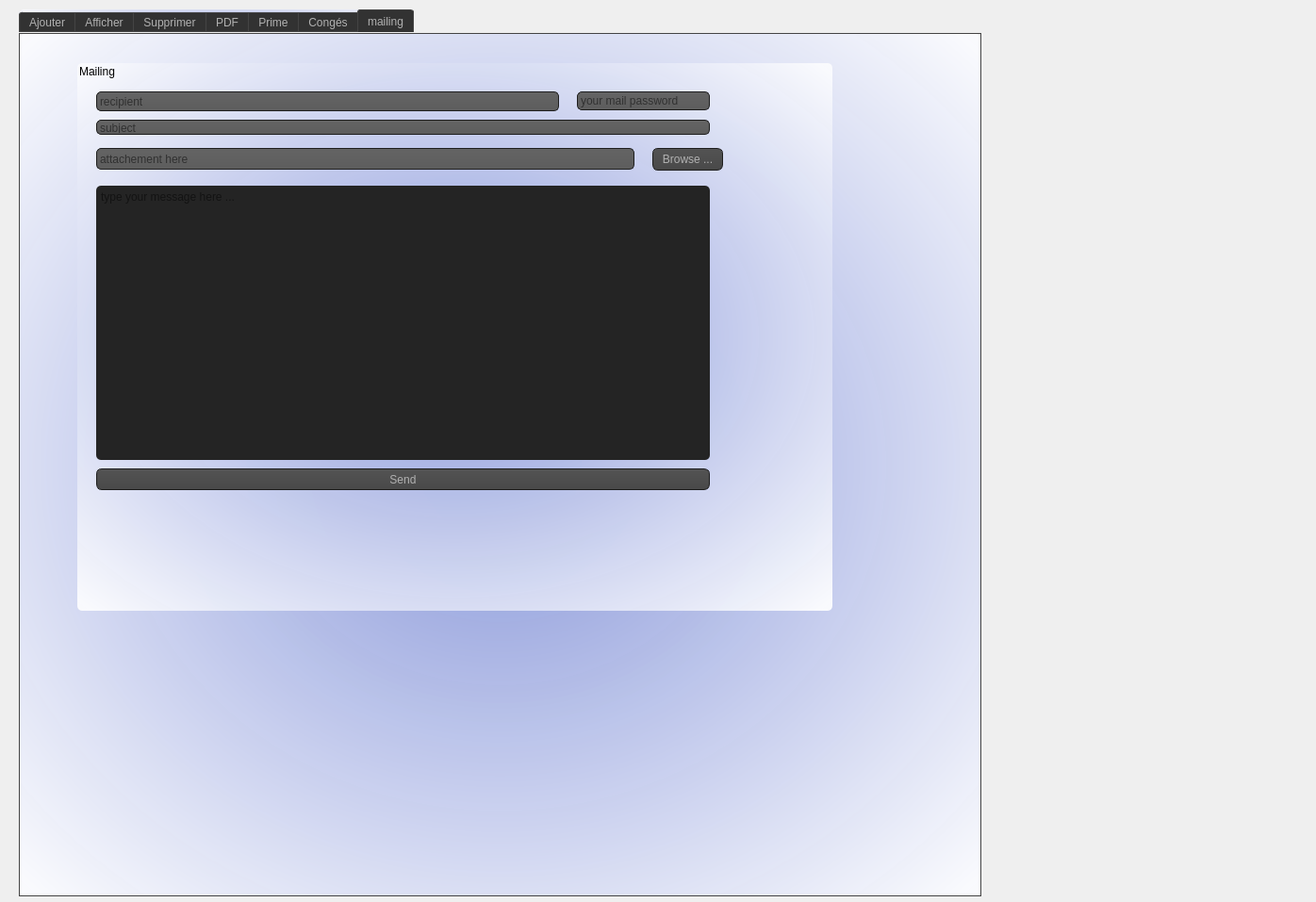
<?xml version="1.0" encoding="UTF-8"?>
<ui version="4.0">
 <class>zeineb</class>
 <widget class="QDialog" name="zeineb">
  <property name="geometry">
   <rect>
    <x>0</x>
    <y>0</y>
    <width>1396</width>
    <height>957</height>
   </rect>
  </property>
  <property name="windowTitle">
   <string>Dialog</string>
  </property>
  <widget class="QTabWidget" name="PDF">
   <property name="geometry">
    <rect>
     <x>20</x>
     <y>10</y>
     <width>1021</width>
     <height>941</height>
    </rect>
   </property>
   <property name="contextMenuPolicy">
    <enum>Qt::PreventContextMenu</enum>
   </property>
   <property name="toolTip">
    <string>&lt;html&gt;&lt;head/&gt;&lt;body&gt;&lt;p&gt;&lt;br/&gt;&lt;/p&gt;&lt;/body&gt;&lt;/html&gt;</string>
   </property>
   <property name="accessibleDescription">
    <string/>
   </property>
   <property name="styleSheet">
    <string notr="true">QToolTip
{
     border: 1px solid black;
     background-color: #ffa02f;
     padding: 1px;
     border-radius: 3px;
     opacity: 100;
}
QFrame
{
	background-color: rgb(98, 98, 98);
}

QWidget
{
/* widget-&gt;setStyleSheet(&quot;background-color: transparent;&quot;);
widget-&gt;setWindowFlags(Qt::FramelessWindowHint);   //No windowing
widget-&gt;setAttribute(Qt::WA_TranslucentBackground); // No background*/
	color: rgb(0, 0, 0);
 /*  color: #b1b1b1;*/
 
	background-color: qradialgradient(spread:pad, cx:0.5, cy:0.5, radius:0.732, fx:0.5, fy:0.5, stop:0 rgba(134, 149, 217, 245), stop:1 rgba(255, 255, 255, 255));
	/*background-color: qradialgradient(spread:pad, cx:0.5, cy:0.5, radius:0.752, fx:0.513, fy:0.511364, stop:0 rgba(93, 63, 211, 255), stop:1 rgba(255, 255, 255, 255));*/

  padding: 1px;
   /* border-style: solid;
  /*  border: 1px solid #1e1e1e;*/
    border-radius: 5;
  /* background-color: #674ea7;*/
/*#323232; loun el page mtaa e l ajout w mtaa el supprimer w el adition w el affichage */
}

QWidget:item:hover
{
    background-color: QLinearGradient( x1: 0, y1: 0, x2: 0, y2: 1, stop: 0 #ffa02f, stop: 1 #ca0619);
    color: #000000;
}

QWidget:item:selected
{
    background-color: QLinearGradient( x1: 0, y1: 0, x2: 0, y2: 1, stop: 0 #ffa02f, stop: 1 #d7801a);
}

QMenuBar::item
{
    background: transparent;
}

QMenuBar::item:selected
{
    background: transparent;
    border: 1px solid #ffaa00;
}

QMenuBar::item:pressed
{
    background: #444;
    border: 1px solid #000;
    background-color: QLinearGradient(
        x1:0, y1:0,
        x2:0, y2:1,
        stop:1 #212121,
        stop:0.4 #343434/*,
        stop:0.2 #343434,
        stop:0.1 #ffaa00*/
    );
    margin-bottom:-1px;
    padding-bottom:1px;
}

QMenu
{
    border: 1px solid #000;
}

QMenu::item
{
    padding: 2px 20px 2px 20px;
}

QMenu::item:selected
{
    color: #000000;
}

QWidget:disabled
{
    color: #404040;
    background-color: #323232;
}

QAbstractItemView
{
    background-color: QLinearGradient( x1: 0, y1: 0, x2: 0, y2: 1, stop: 0 #4d4d4d, stop: 0.1 #646464, stop: 1 #5d5d5d);
}

QWidget:focus
{
    /*border: 2px solid QLinearGradient( x1: 0, y1: 0, x2: 0, y2: 1, stop: 0 #ffa02f, stop: 1 #d7801a);*/
}

QLineEdit
{
    background-color: QLinearGradient( x1: 0, y1: 0, x2: 0, y2: 1, stop: 0 #4d4d4d, stop: 0 #646464, stop: 1 #5d5d5d);
    padding: 1px;
    border-style: solid;
    border: 1px solid #1e1e1e;
    border-radius: 5;
}

QPushButton
{
    color: #b1b1b1;
    background-color: QLinearGradient( x1: 0, y1: 0, x2: 0, y2: 1, stop: 0 #565656, stop: 0.1 #525252, stop: 0.5 #4e4e4e, stop: 0.9 #4a4a4a, stop: 1 #464646);
    border-width: 1px;
    border-color: #1e1e1e;
    border-style: solid;
    border-radius: 6;
    padding: 3px;
    font-size: 12px;
    padding-left: 5px;
    padding-right: 5px;
}

QPushButton:pressed
{
    background-color: QLinearGradient( x1: 0, y1: 0, x2: 0, y2: 1, stop: 0 #2d2d2d, stop: 0.1 #2b2b2b, stop: 0.5 #292929, stop: 0.9 #282828, stop: 1 #252525);
}

QComboBox
{
    selection-background-color: #ffaa00;
    background-color: QLinearGradient( x1: 0, y1: 0, x2: 0, y2: 1, stop: 0 #565656, stop: 0.1 #525252, stop: 0.5 #4e4e4e, stop: 0.9 #4a4a4a, stop: 1 #464646);
    border-style: solid;
    border: 1px solid #1e1e1e;
    border-radius: 5;
}

QComboBox:hover,QPushButton:hover
{
    border: 2px solid QLinearGradient( x1: 0, y1: 0, x2: 0, y2: 1, stop: 0 #ffa02f, stop: 1 #d7801a);
}


QComboBox:on
{
    padding-top: 3px;
    padding-left: 4px;
    background-color: QLinearGradient( x1: 0, y1: 0, x2: 0, y2: 1, stop: 0 #2d2d2d, stop: 0.1 #2b2b2b, stop: 0.5 #292929, stop: 0.9 #282828, stop: 1 #252525);
    selection-background-color: #ffaa00;
}

QComboBox QAbstractItemView
{
    border: 2px solid darkgray;
    selection-background-color: QLinearGradient( x1: 0, y1: 0, x2: 0, y2: 1, stop: 0 #ffa02f, stop: 1 #d7801a);
}

QComboBox::drop-down
{
     subcontrol-origin: padding;
     subcontrol-position: top right;
     width: 15px;

     border-left-width: 0px;
     border-left-color: darkgray;
     border-left-style: solid; /* just a single line */
     border-top-right-radius: 3px; /* same radius as the QComboBox */
     border-bottom-right-radius: 3px;
 }

QComboBox::down-arrow
{
     image: url(:/down_arrow.png);
}

QGroupBox:focus
{
border: 2px solid QLinearGradient( x1: 0, y1: 0, x2: 0, y2: 1, stop: 0 #ffa02f, stop: 1 #d7801a);
}

QTextEdit:focus
{
    border: 2px solid QLinearGradient( x1: 0, y1: 0, x2: 0, y2: 1, stop: 0 #ffa02f, stop: 1 #d7801a);
}

QScrollBar:horizontal {
     border: 1px solid #222222;
     background: QLinearGradient( x1: 0, y1: 0, x2: 0, y2: 1, stop: 0.0 #121212, stop: 0.2 #282828, stop: 1 #484848);
     height: 7px;
     margin: 0px 16px 0 16px;
}

QScrollBar::handle:horizontal
{
      background: QLinearGradient( x1: 0, y1: 0, x2: 1, y2: 0, stop: 0 #ffa02f, stop: 0.5 #d7801a, stop: 1 #ffa02f);
      min-height: 20px;
      border-radius: 2px;
}

QScrollBar::add-line:horizontal {
      border: 1px solid #1b1b19;
      border-radius: 2px;
      background: QLinearGradient( x1: 0, y1: 0, x2: 1, y2: 0, stop: 0 #ffa02f, stop: 1 #d7801a);
      width: 14px;
      subcontrol-position: right;
      subcontrol-origin: margin;
}

QScrollBar::sub-line:horizontal {
      border: 1px solid #1b1b19;
      border-radius: 2px;
      background: QLinearGradient( x1: 0, y1: 0, x2: 1, y2: 0, stop: 0 #ffa02f, stop: 1 #d7801a);
      width: 14px;
     subcontrol-position: left;
     subcontrol-origin: margin;
}

QScrollBar::right-arrow:horizontal, QScrollBar::left-arrow:horizontal
{
      border: 1px solid black;
      width: 1px;
      height: 1px;
      background: white;
}

QScrollBar::add-page:horizontal, QScrollBar::sub-page:horizontal
{
      background: none;
}

QScrollBar:vertical
{
      background: QLinearGradient( x1: 0, y1: 0, x2: 1, y2: 0, stop: 0.0 #121212, stop: 0.2 #282828, stop: 1 #484848);
      width: 7px;
      margin: 16px 0 16px 0;
      border: 1px solid #222222;
}

QScrollBar::handle:vertical
{
      background: QLinearGradient( x1: 0, y1: 0, x2: 0, y2: 1, stop: 0 #ffa02f, stop: 0.5 #d7801a, stop: 1 #ffa02f);
      min-height: 20px;
      border-radius: 2px;
}

QScrollBar::add-line:vertical
{
      border: 1px solid #1b1b19;
      border-radius: 2px;
      background: QLinearGradient( x1: 0, y1: 0, x2: 0, y2: 1, stop: 0 #ffa02f, stop: 1 #d7801a);
      height: 14px;
      subcontrol-position: bottom;
      subcontrol-origin: margin;
}

QScrollBar::sub-line:vertical
{
      border: 1px solid #1b1b19;
      border-radius: 2px;
      background: QLinearGradient( x1: 0, y1: 0, x2: 0, y2: 1, stop: 0 #d7801a, stop: 1 #ffa02f);
      height: 14px;
      subcontrol-position: top;
      subcontrol-origin: margin;
}

QScrollBar::up-arrow:vertical, QScrollBar::down-arrow:vertical
{
      border: 1px solid black;
      width: 1px;
      height: 1px;
      background: white;
}


QScrollBar::add-page:vertical, QScrollBar::sub-page:vertical
{
      background: none;
}

QTextEdit
{
    background-color: #242424;
}

QPlainTextEdit
{
    background-color: #242424;
}

QHeaderView::section
{
    background-color: QLinearGradient(x1:0, y1:0, x2:0, y2:1, stop:0 #616161, stop: 0.5 #505050, stop: 0.6 #434343, stop:1 #656565);
    color: white;
    padding-left: 4px;
    border: 1px solid #6c6c6c;
}

QCheckBox:disabled
{
color: #414141;
}

QDockWidget::title
{
    text-align: center;
    spacing: 3px; /* spacing between items in the tool bar */
    background-color: QLinearGradient(x1:0, y1:0, x2:0, y2:1, stop:0 #323232, stop: 0.5 #242424, stop:1 #323232);
}

QDockWidget::close-button, QDockWidget::float-button
{
    text-align: center;
    spacing: 1px; /* spacing between items in the tool bar */
    background-color: QLinearGradient(x1:0, y1:0, x2:0, y2:1, stop:0 #323232, stop: 0.5 #242424, stop:1 #323232);
}

QDockWidget::close-button:hover, QDockWidget::float-button:hover
{
    background: #242424;
}

QDockWidget::close-button:pressed, QDockWidget::float-button:pressed
{
    padding: 1px -1px -1px 1px;
}

QMainWindow::separator
{
    background-color: QLinearGradient(x1:0, y1:0, x2:0, y2:1, stop:0 #161616, stop: 0.5 #151515, stop: 0.6 #212121, stop:1 #343434);
    color: white;
    padding-left: 4px;
    border: 1px solid #4c4c4c;
    spacing: 3px; /* spacing between items in the tool bar */
}

QMainWindow::separator:hover
{

    background-color: QLinearGradient(x1:0, y1:0, x2:0, y2:1, stop:0 #d7801a, stop:0.5 #b56c17 stop:1 #ffa02f);
    color: white;
    padding-left: 4px;
    border: 1px solid #6c6c6c;
    spacing: 3px; /* spacing between items in the tool bar */
}

QToolBar::handle
{
     spacing: 3px; /* spacing between items in the tool bar */
     background: url(:/images/handle.png);
}

QMenu::separator
{
    height: 2px;
    background-color: QLinearGradient(x1:0, y1:0, x2:0, y2:1, stop:0 #161616, stop: 0.5 #151515, stop: 0.6 #212121, stop:1 #343434);
    color: white;
    padding-left: 4px;
    margin-left: 10px;
    margin-right: 5px;
}

QProgressBar
{
    border: 2px solid grey;
    border-radius: 5px;
    text-align: center;
}

QProgressBar::chunk
{
    background-color: #d7801a;
    width: 2.15px;
    margin: 0.5px;
}

QTabBar::tab {
    color: #b1b1b1;
    border: 1px solid #444;
    border-bottom-style: none;
    background-color: #323232;
    padding-left: 10px;
    padding-right: 10px;
    padding-top: 3px;
    padding-bottom: 2px;
    margin-right: -1px;
}

QTabWidget::pane {
    border: 1px solid #444;
    top: 1px;
}

QTabBar::tab:last
{
    margin-right: 0; /* the last selected tab has nothing to overlap with on the right */
    border-top-right-radius: 3px;
}

QTabBar::tab:first:!selected
{
 margin-left: 0px; /* the last selected tab has nothing to overlap with on the right */


    border-top-left-radius: 3px;
}

QTabBar::tab:!selected
{
    color: #b1b1b1;
    border-bottom-style: solid;
    margin-top: 3px;
    background-color: QLinearGradient(x1:0, y1:0, x2:0, y2:1, stop:1 #212121, stop:.4 #343434);
}

QTabBar::tab:selected
{
    border-top-left-radius: 3px;
    border-top-right-radius: 3px;
    margin-bottom: 0px;
}

QTabBar::tab:!selected:hover
{
    /*border-top: 2px solid #ffaa00;
    padding-bottom: 3px;*/
    border-top-left-radius: 3px;
    border-top-right-radius: 3px;
    background-color: QLinearGradient(x1:0, y1:0, x2:0, y2:1, stop:1 #212121, stop:0.4 #343434, stop:0.2 #343434, stop:0.1 #ffaa00);
}

QRadioButton::indicator:checked, QRadioButton::indicator:unchecked{
    color: #b1b1b1;
    background-color: #323232;
    border: 1px solid #b1b1b1;
    border-radius: 6px;
}

QRadioButton::indicator:checked
{
    background-color: qradialgradient(
        cx: 0.5, cy: 0.5,
        fx: 0.5, fy: 0.5,
        radius: 1.0,
        stop: 0.25 #ffaa00,
        stop: 0.3 #323232
    );
}

QCheckBox::indicator{
    color: #b1b1b1;
    background-color: #323232;
    border: 1px solid #b1b1b1;
    width: 9px;
    height: 9px;
}

QRadioButton::indicator
{
    border-radius: 6px;
}

QRadioButton::indicator:hover, QCheckBox::indicator:hover
{
    border: 1px solid #ffaa00;
}

QCheckBox::indicator:checked
{
    image:url(:/images/checkbox.png);
}

QCheckBox::indicator:disabled, QRadioButton::indicator:disabled
{
    border: 1px solid #444;
}

</string>
   </property>
   <property name="currentIndex">
    <number>6</number>
   </property>
   <widget class="QWidget" name="Ajouter">
    <property name="accessibleName">
     <string/>
    </property>
    <attribute name="title">
     <string>Ajouter</string>
    </attribute>
    <widget class="QGroupBox" name="groupBox_Ajouter">
     <property name="geometry">
      <rect>
       <x>100</x>
       <y>50</y>
       <width>691</width>
       <height>571</height>
      </rect>
     </property>
     <property name="title">
      <string>Ajouter un employé</string>
     </property>
     <widget class="QLabel" name="label_CIN">
      <property name="enabled">
       <bool>true</bool>
      </property>
      <property name="geometry">
       <rect>
        <x>50</x>
        <y>40</y>
        <width>171</width>
        <height>21</height>
       </rect>
      </property>
      <property name="text">
       <string>CIN                                 :</string>
      </property>
     </widget>
     <widget class="QLabel" name="label_nom">
      <property name="geometry">
       <rect>
        <x>50</x>
        <y>80</y>
        <width>171</width>
        <height>21</height>
       </rect>
      </property>
      <property name="text">
       <string>Nom                                :</string>
      </property>
     </widget>
     <widget class="QLabel" name="label_prenom">
      <property name="geometry">
       <rect>
        <x>50</x>
        <y>120</y>
        <width>171</width>
        <height>21</height>
       </rect>
      </property>
      <property name="text">
       <string>Prenom                            :</string>
      </property>
     </widget>
     <widget class="QLineEdit" name="CIN">
      <property name="geometry">
       <rect>
        <x>300</x>
        <y>40</y>
        <width>271</width>
        <height>21</height>
       </rect>
      </property>
     </widget>
     <widget class="QLineEdit" name="nom">
      <property name="geometry">
       <rect>
        <x>300</x>
        <y>80</y>
        <width>271</width>
        <height>21</height>
       </rect>
      </property>
     </widget>
     <widget class="QLineEdit" name="prenom">
      <property name="geometry">
       <rect>
        <x>300</x>
        <y>120</y>
        <width>271</width>
        <height>21</height>
       </rect>
      </property>
     </widget>
     <widget class="QLineEdit" name="addresse">
      <property name="geometry">
       <rect>
        <x>300</x>
        <y>200</y>
        <width>271</width>
        <height>21</height>
       </rect>
      </property>
     </widget>
     <widget class="QLineEdit" name="datedemboche">
      <property name="geometry">
       <rect>
        <x>300</x>
        <y>320</y>
        <width>271</width>
        <height>21</height>
       </rect>
      </property>
     </widget>
     <widget class="QLineEdit" name="datedenaissance">
      <property name="geometry">
       <rect>
        <x>300</x>
        <y>160</y>
        <width>271</width>
        <height>21</height>
       </rect>
      </property>
     </widget>
     <widget class="QLineEdit" name="note">
      <property name="geometry">
       <rect>
        <x>300</x>
        <y>400</y>
        <width>271</width>
        <height>21</height>
       </rect>
      </property>
     </widget>
     <widget class="QLineEdit" name="joursdeconges">
      <property name="geometry">
       <rect>
        <x>300</x>
        <y>440</y>
        <width>271</width>
        <height>21</height>
       </rect>
      </property>
     </widget>
     <widget class="QLineEdit" name="role">
      <property name="geometry">
       <rect>
        <x>300</x>
        <y>280</y>
        <width>271</width>
        <height>21</height>
       </rect>
      </property>
     </widget>
     <widget class="QLineEdit" name="telephone">
      <property name="geometry">
       <rect>
        <x>300</x>
        <y>240</y>
        <width>271</width>
        <height>21</height>
       </rect>
      </property>
     </widget>
     <widget class="QLineEdit" name="salaire">
      <property name="geometry">
       <rect>
        <x>300</x>
        <y>360</y>
        <width>271</width>
        <height>21</height>
       </rect>
      </property>
     </widget>
     <widget class="QLabel" name="label_datedenaissance">
      <property name="geometry">
       <rect>
        <x>50</x>
        <y>160</y>
        <width>171</width>
        <height>21</height>
       </rect>
      </property>
      <property name="text">
       <string>Date de naissance             :</string>
      </property>
     </widget>
     <widget class="QLabel" name="label_addresse">
      <property name="geometry">
       <rect>
        <x>50</x>
        <y>200</y>
        <width>171</width>
        <height>21</height>
       </rect>
      </property>
      <property name="text">
       <string>Addresse                          :</string>
      </property>
     </widget>
     <widget class="QLabel" name="label_telephone">
      <property name="geometry">
       <rect>
        <x>50</x>
        <y>240</y>
        <width>171</width>
        <height>21</height>
       </rect>
      </property>
      <property name="text">
       <string>Telephone                        :</string>
      </property>
     </widget>
     <widget class="QLabel" name="label_note">
      <property name="geometry">
       <rect>
        <x>50</x>
        <y>400</y>
        <width>171</width>
        <height>21</height>
       </rect>
      </property>
      <property name="text">
       <string>Note                               :</string>
      </property>
     </widget>
     <widget class="QLabel" name="label_datedemboche">
      <property name="geometry">
       <rect>
        <x>50</x>
        <y>320</y>
        <width>171</width>
        <height>21</height>
       </rect>
      </property>
      <property name="text">
       <string>Date d'emboche               :</string>
      </property>
     </widget>
     <widget class="QLabel" name="label_joursdeconges">
      <property name="geometry">
       <rect>
        <x>50</x>
        <y>440</y>
        <width>171</width>
        <height>21</height>
       </rect>
      </property>
      <property name="text">
       <string>Jours de Congés Permis     :</string>
      </property>
     </widget>
     <widget class="QLabel" name="label_salaire">
      <property name="geometry">
       <rect>
        <x>50</x>
        <y>360</y>
        <width>171</width>
        <height>21</height>
       </rect>
      </property>
      <property name="text">
       <string>Salaire                            :</string>
      </property>
     </widget>
     <widget class="QLabel" name="label_role">
      <property name="geometry">
       <rect>
        <x>50</x>
        <y>280</y>
        <width>171</width>
        <height>21</height>
       </rect>
      </property>
      <property name="text">
       <string>Role                                :                                </string>
      </property>
     </widget>
     <widget class="QPushButton" name="pushButton_ajouter">
      <property name="geometry">
       <rect>
        <x>500</x>
        <y>490</y>
        <width>111</width>
        <height>31</height>
       </rect>
      </property>
      <property name="text">
       <string>Ajouter</string>
      </property>
     </widget>
    </widget>
   </widget>
   <widget class="QWidget" name="Afficher">
    <attribute name="title">
     <string>Afficher</string>
    </attribute>
    <widget class="QGroupBox" name="groupBox_5">
     <property name="geometry">
      <rect>
       <x>0</x>
       <y>10</y>
       <width>981</width>
       <height>851</height>
      </rect>
     </property>
     <property name="title">
      <string>Afficher</string>
     </property>
     <widget class="QTableView" name="tab_employe">
      <property name="geometry">
       <rect>
        <x>10</x>
        <y>110</y>
        <width>961</width>
        <height>261</height>
       </rect>
      </property>
     </widget>
     <widget class="QLineEdit" name="lineEditCIN_8">
      <property name="geometry">
       <rect>
        <x>320</x>
        <y>20</y>
        <width>281</width>
        <height>21</height>
       </rect>
      </property>
     </widget>
     <widget class="QLabel" name="label_CIN_8">
      <property name="geometry">
       <rect>
        <x>70</x>
        <y>20</y>
        <width>241</width>
        <height>21</height>
       </rect>
      </property>
      <property name="text">
       <string>CIN de l'employé à cherché             :</string>
      </property>
     </widget>
     <widget class="QPushButton" name="pushButton_chercher_4">
      <property name="geometry">
       <rect>
        <x>670</x>
        <y>10</y>
        <width>111</width>
        <height>31</height>
       </rect>
      </property>
      <property name="text">
       <string>chercher</string>
      </property>
     </widget>
     <widget class="QPushButton" name="trier">
      <property name="geometry">
       <rect>
        <x>670</x>
        <y>50</y>
        <width>111</width>
        <height>31</height>
       </rect>
      </property>
      <property name="text">
       <string>Trier</string>
      </property>
     </widget>
     <widget class="QGroupBox" name="groupBox_modifier">
      <property name="geometry">
       <rect>
        <x>50</x>
        <y>410</y>
        <width>801</width>
        <height>381</height>
       </rect>
      </property>
      <property name="title">
       <string>Modifier un employé</string>
      </property>
      <widget class="QLabel" name="label_CIN_2">
       <property name="enabled">
        <bool>true</bool>
       </property>
       <property name="geometry">
        <rect>
         <x>80</x>
         <y>40</y>
         <width>301</width>
         <height>21</height>
        </rect>
       </property>
       <property name="text">
        <string>CIN de l'employe à modifier                                :</string>
       </property>
      </widget>
      <widget class="QLabel" name="label_nom_2">
       <property name="geometry">
        <rect>
         <x>50</x>
         <y>90</y>
         <width>171</width>
         <height>21</height>
        </rect>
       </property>
       <property name="text">
        <string>Nom                            :</string>
       </property>
      </widget>
      <widget class="QLabel" name="label_prenom_2">
       <property name="geometry">
        <rect>
         <x>420</x>
         <y>90</y>
         <width>171</width>
         <height>21</height>
        </rect>
       </property>
       <property name="text">
        <string>Prenom                        :</string>
       </property>
      </widget>
      <widget class="QLineEdit" name="CIN_2">
       <property name="geometry">
        <rect>
         <x>390</x>
         <y>40</y>
         <width>251</width>
         <height>21</height>
        </rect>
       </property>
      </widget>
      <widget class="QLineEdit" name="nom_2">
       <property name="geometry">
        <rect>
         <x>240</x>
         <y>90</y>
         <width>131</width>
         <height>21</height>
        </rect>
       </property>
      </widget>
      <widget class="QLineEdit" name="prenom_2">
       <property name="geometry">
        <rect>
         <x>610</x>
         <y>90</y>
         <width>131</width>
         <height>21</height>
        </rect>
       </property>
      </widget>
      <widget class="QLineEdit" name="addresse_2">
       <property name="geometry">
        <rect>
         <x>610</x>
         <y>130</y>
         <width>131</width>
         <height>21</height>
        </rect>
       </property>
      </widget>
      <widget class="QLineEdit" name="datedemboche_2">
       <property name="geometry">
        <rect>
         <x>240</x>
         <y>210</y>
         <width>131</width>
         <height>21</height>
        </rect>
       </property>
      </widget>
      <widget class="QLineEdit" name="datedenaissance_2">
       <property name="geometry">
        <rect>
         <x>240</x>
         <y>130</y>
         <width>131</width>
         <height>21</height>
        </rect>
       </property>
      </widget>
      <widget class="QLineEdit" name="note_2">
       <property name="geometry">
        <rect>
         <x>240</x>
         <y>250</y>
         <width>131</width>
         <height>21</height>
        </rect>
       </property>
      </widget>
      <widget class="QLineEdit" name="joursdeconges_2">
       <property name="geometry">
        <rect>
         <x>610</x>
         <y>250</y>
         <width>131</width>
         <height>21</height>
        </rect>
       </property>
      </widget>
      <widget class="QLineEdit" name="role_2">
       <property name="geometry">
        <rect>
         <x>240</x>
         <y>170</y>
         <width>131</width>
         <height>21</height>
        </rect>
       </property>
      </widget>
      <widget class="QLineEdit" name="telephone_2">
       <property name="geometry">
        <rect>
         <x>610</x>
         <y>170</y>
         <width>131</width>
         <height>21</height>
        </rect>
       </property>
      </widget>
      <widget class="QLabel" name="label_datedenaissance_2">
       <property name="geometry">
        <rect>
         <x>50</x>
         <y>130</y>
         <width>171</width>
         <height>21</height>
        </rect>
       </property>
       <property name="text">
        <string>Date de naissance         :</string>
       </property>
      </widget>
      <widget class="QLabel" name="label_addresse_2">
       <property name="geometry">
        <rect>
         <x>420</x>
         <y>130</y>
         <width>171</width>
         <height>21</height>
        </rect>
       </property>
       <property name="text">
        <string>Addresse                      :</string>
       </property>
      </widget>
      <widget class="QLabel" name="label_telephone_2">
       <property name="geometry">
        <rect>
         <x>50</x>
         <y>170</y>
         <width>171</width>
         <height>21</height>
        </rect>
       </property>
       <property name="text">
        <string>Telephone                    :</string>
       </property>
      </widget>
      <widget class="QLabel" name="label_note_2">
       <property name="geometry">
        <rect>
         <x>50</x>
         <y>250</y>
         <width>171</width>
         <height>21</height>
        </rect>
       </property>
       <property name="text">
        <string>Note                            :</string>
       </property>
      </widget>
      <widget class="QLabel" name="label_datedemboche_2">
       <property name="geometry">
        <rect>
         <x>50</x>
         <y>210</y>
         <width>171</width>
         <height>21</height>
        </rect>
       </property>
       <property name="text">
        <string>Date d'emboche            :</string>
       </property>
      </widget>
      <widget class="QLabel" name="label_joursdeconges_2">
       <property name="geometry">
        <rect>
         <x>420</x>
         <y>250</y>
         <width>171</width>
         <height>21</height>
        </rect>
       </property>
       <property name="text">
        <string>Jours de Congés Permis   :</string>
       </property>
      </widget>
      <widget class="QLabel" name="label_salaire_2">
       <property name="geometry">
        <rect>
         <x>420</x>
         <y>210</y>
         <width>171</width>
         <height>21</height>
        </rect>
       </property>
       <property name="text">
        <string>Salaire                          :</string>
       </property>
      </widget>
      <widget class="QLabel" name="label_role_2">
       <property name="geometry">
        <rect>
         <x>420</x>
         <y>170</y>
         <width>171</width>
         <height>21</height>
        </rect>
       </property>
       <property name="text">
        <string>Role                             :       </string>
       </property>
      </widget>
      <widget class="QPushButton" name="pushButton_modifier">
       <property name="geometry">
        <rect>
         <x>560</x>
         <y>330</y>
         <width>111</width>
         <height>31</height>
        </rect>
       </property>
       <property name="text">
        <string>Modifier</string>
       </property>
      </widget>
      <widget class="QLineEdit" name="salaire_2">
       <property name="geometry">
        <rect>
         <x>610</x>
         <y>210</y>
         <width>131</width>
         <height>21</height>
        </rect>
       </property>
      </widget>
     </widget>
    </widget>
   </widget>
   <widget class="QWidget" name="Supprimer">
    <attribute name="title">
     <string>Supprimer</string>
    </attribute>
    <widget class="QGroupBox" name="groupBox_supprimer">
     <property name="geometry">
      <rect>
       <x>100</x>
       <y>80</y>
       <width>721</width>
       <height>251</height>
      </rect>
     </property>
     <property name="title">
      <string>Supprimer un employé</string>
     </property>
     <widget class="QLabel" name="label_CIN_4">
      <property name="geometry">
       <rect>
        <x>40</x>
        <y>70</y>
        <width>281</width>
        <height>31</height>
       </rect>
      </property>
      <property name="text">
       <string>CIN de l'employé à supprimer                        :</string>
      </property>
     </widget>
     <widget class="QLineEdit" name="lineEdit_CIN_4">
      <property name="geometry">
       <rect>
        <x>390</x>
        <y>70</y>
        <width>281</width>
        <height>31</height>
       </rect>
      </property>
     </widget>
     <widget class="QPushButton" name="pushButton_supprimer">
      <property name="geometry">
       <rect>
        <x>390</x>
        <y>160</y>
        <width>111</width>
        <height>31</height>
       </rect>
      </property>
      <property name="text">
       <string>Supprimer</string>
      </property>
     </widget>
     <widget class="QPushButton" name="pushButton_annuler_3">
      <property name="geometry">
       <rect>
        <x>560</x>
        <y>160</y>
        <width>111</width>
        <height>31</height>
       </rect>
      </property>
      <property name="text">
       <string>Annuler</string>
      </property>
     </widget>
    </widget>
   </widget>
   <widget class="QWidget" name="tab_3">
    <attribute name="title">
     <string>PDF</string>
    </attribute>
    <widget class="QGroupBox" name="groupBox_3">
     <property name="geometry">
      <rect>
       <x>30</x>
       <y>30</y>
       <width>671</width>
       <height>601</height>
      </rect>
     </property>
     <property name="title">
      <string>PDF</string>
     </property>
     <widget class="QTextEdit" name="textEdit">
      <property name="geometry">
       <rect>
        <x>140</x>
        <y>40</y>
        <width>331</width>
        <height>461</height>
       </rect>
      </property>
      <property name="styleSheet">
       <string notr="true">background-color: rgb(103, 103, 103);
border-color: rgb(255, 255, 255);
 padding:10px;
   /* border-style: solid;
  /*  border: 1px solid #1e1e1e;*/
    border-radius: 10;</string>
      </property>
      <property name="html">
       <string>&lt;!DOCTYPE HTML PUBLIC &quot;-//W3C//DTD HTML 4.0//EN&quot; &quot;http://www.w3.org/TR/REC-html40/strict.dtd&quot;&gt;
&lt;html&gt;&lt;head&gt;&lt;meta name=&quot;qrichtext&quot; content=&quot;1&quot; /&gt;&lt;style type=&quot;text/css&quot;&gt;
p, li { white-space: pre-wrap; }
&lt;/style&gt;&lt;/head&gt;&lt;body style=&quot; font-family:'MS Shell Dlg 2'; font-size:7.8pt; font-weight:400; font-style:normal;&quot;&gt;
&lt;p style=&quot;-qt-paragraph-type:empty; margin-top:0px; margin-bottom:0px; margin-left:0px; margin-right:0px; -qt-block-indent:0; text-indent:0px; font-family:'MS Shell Dlg 2';&quot;&gt;&lt;br /&gt;&lt;/p&gt;
&lt;p align=&quot;right&quot; style=&quot; margin-top:0px; margin-bottom:0px; margin-left:0px; margin-right:0px; -qt-block-indent:0; text-indent:0px;&quot;&gt;&lt;span style=&quot; font-family:'MS Shell Dlg 2'; font-size:8pt;&quot;&gt;Tunis en 2022&lt;/span&gt;&lt;/p&gt;
&lt;p style=&quot;-qt-paragraph-type:empty; margin-top:0px; margin-bottom:0px; margin-left:0px; margin-right:0px; -qt-block-indent:0; text-indent:0px; font-family:'MS Shell Dlg 2';&quot;&gt;&lt;br /&gt;&lt;/p&gt;
&lt;h1 align=&quot;center&quot; style=&quot; margin-top:18px; margin-bottom:12px; margin-left:0px; margin-right:0px; -qt-block-indent:0; text-indent:0px;&quot;&gt;&lt;span style=&quot; font-family:'MS Shell Dlg 2'; font-size:8pt; font-weight:600;&quot;&gt;PDF personnalisé&lt;/span&gt;&lt;/h1&gt;
&lt;p style=&quot; margin-top:0px; margin-bottom:0px; margin-left:0px; margin-right:0px; -qt-block-indent:0; text-indent:0px;&quot;&gt;&lt;span style=&quot; font-family:'MS Shell Dlg 2'; font-size:8pt;&quot;&gt;&amp;quot;&amp;quot;&lt;/span&gt;&lt;/p&gt;
&lt;p align=&quot;justify&quot; style=&quot; margin-top:12px; margin-bottom:12px; margin-left:0px; margin-right:0px; -qt-block-indent:0; text-indent:0px;&quot;&gt;&lt;span style=&quot; font-family:'MS Shell Dlg 2'; font-size:8pt;&quot;&gt;&amp;quot;   &amp;quot;document content document content document content document content document content document content document content document content document content document content &amp;quot;   &amp;quot;document content document content document content document content document content document content document content document content document content document content &amp;quot;&amp;quot;&lt;/span&gt;&lt;/p&gt;
&lt;p style=&quot; margin-top:0px; margin-bottom:0px; margin-left:0px; margin-right:0px; -qt-block-indent:0; text-indent:0px;&quot;&gt;&lt;span style=&quot; font-family:'MS Shell Dlg 2'; font-size:8pt;&quot;&gt;&amp;quot;&amp;quot;&lt;/span&gt;&lt;/p&gt;
&lt;p align=&quot;right&quot; style=&quot; margin-top:0px; margin-bottom:0px; margin-left:0px; margin-right:0px; -qt-block-indent:0; text-indent:0px;&quot;&gt;&lt;span style=&quot; font-family:'MS Shell Dlg 2'; font-size:8pt;&quot;&gt;signature&amp;quot;;&lt;/span&gt;&lt;/p&gt;&lt;/body&gt;&lt;/html&gt;</string>
      </property>
     </widget>
     <widget class="QPushButton" name="imprimer">
      <property name="geometry">
       <rect>
        <x>450</x>
        <y>520</y>
        <width>93</width>
        <height>28</height>
       </rect>
      </property>
      <property name="text">
       <string>Imprimer</string>
      </property>
     </widget>
    </widget>
   </widget>
   <widget class="QWidget" name="tab_2">
    <attribute name="title">
     <string>Prime</string>
    </attribute>
    <widget class="QGroupBox" name="groupBox_4">
     <property name="geometry">
      <rect>
       <x>20</x>
       <y>10</y>
       <width>921</width>
       <height>541</height>
      </rect>
     </property>
     <property name="title">
      <string>Prime</string>
     </property>
     <widget class="QTableView" name="tab_prime">
      <property name="geometry">
       <rect>
        <x>60</x>
        <y>200</y>
        <width>551</width>
        <height>321</height>
       </rect>
      </property>
     </widget>
     <widget class="QGroupBox" name="groupBox_supprimer_4">
      <property name="geometry">
       <rect>
        <x>20</x>
        <y>30</y>
        <width>731</width>
        <height>161</height>
       </rect>
      </property>
      <property name="title">
       <string>chercher un employé</string>
      </property>
      <widget class="QLabel" name="label_CIN_7">
       <property name="geometry">
        <rect>
         <x>40</x>
         <y>50</y>
         <width>241</width>
         <height>21</height>
        </rect>
       </property>
       <property name="text">
        <string>CIN de l'employé à cherché             :</string>
       </property>
      </widget>
      <widget class="QLineEdit" name="lineEditCIN_7">
       <property name="geometry">
        <rect>
         <x>300</x>
         <y>50</y>
         <width>281</width>
         <height>21</height>
        </rect>
       </property>
      </widget>
      <widget class="QPushButton" name="pushButton_chercher_3">
       <property name="geometry">
        <rect>
         <x>430</x>
         <y>100</y>
         <width>111</width>
         <height>31</height>
        </rect>
       </property>
       <property name="text">
        <string>chercher</string>
       </property>
      </widget>
     </widget>
    </widget>
   </widget>
   <widget class="QWidget" name="tab_4">
    <attribute name="title">
     <string>Congés</string>
    </attribute>
    <widget class="QTableView" name="recherche_2">
     <property name="geometry">
      <rect>
       <x>30</x>
       <y>590</y>
       <width>551</width>
       <height>211</height>
      </rect>
     </property>
    </widget>
    <widget class="QTableView" name="tableView_2">
     <property name="geometry">
      <rect>
       <x>30</x>
       <y>400</y>
       <width>731</width>
       <height>161</height>
      </rect>
     </property>
    </widget>
    <widget class="QGroupBox" name="groupBox_supprimer_3">
     <property name="geometry">
      <rect>
       <x>20</x>
       <y>220</y>
       <width>731</width>
       <height>161</height>
      </rect>
     </property>
     <property name="title">
      <string>chercher un employé</string>
     </property>
     <widget class="QLabel" name="label_CIN_6">
      <property name="geometry">
       <rect>
        <x>40</x>
        <y>50</y>
        <width>231</width>
        <height>21</height>
       </rect>
      </property>
      <property name="text">
       <string>CIN de l'employé à cherché             :</string>
      </property>
     </widget>
     <widget class="QLineEdit" name="lineEditCIN_6">
      <property name="geometry">
       <rect>
        <x>300</x>
        <y>50</y>
        <width>281</width>
        <height>21</height>
       </rect>
      </property>
     </widget>
     <widget class="QPushButton" name="pushButton_chercher_2">
      <property name="geometry">
       <rect>
        <x>430</x>
        <y>100</y>
        <width>111</width>
        <height>31</height>
       </rect>
      </property>
      <property name="text">
       <string>chercher</string>
      </property>
     </widget>
    </widget>
    <widget class="QGroupBox" name="groupBox">
     <property name="geometry">
      <rect>
       <x>20</x>
       <y>40</y>
       <width>731</width>
       <height>181</height>
      </rect>
     </property>
     <property name="title">
      <string>Ajouter un congé</string>
     </property>
     <widget class="QLabel" name="label">
      <property name="geometry">
       <rect>
        <x>40</x>
        <y>40</y>
        <width>121</width>
        <height>21</height>
       </rect>
      </property>
      <property name="text">
       <string>CIN de l'employe :</string>
      </property>
     </widget>
     <widget class="QLineEdit" name="cin">
      <property name="geometry">
       <rect>
        <x>180</x>
        <y>40</y>
        <width>113</width>
        <height>22</height>
       </rect>
      </property>
     </widget>
     <widget class="QLabel" name="label_2">
      <property name="geometry">
       <rect>
        <x>420</x>
        <y>40</y>
        <width>101</width>
        <height>21</height>
       </rect>
      </property>
      <property name="text">
       <string>ID de congé  :</string>
      </property>
     </widget>
     <widget class="QLabel" name="label_3">
      <property name="geometry">
       <rect>
        <x>40</x>
        <y>90</y>
        <width>121</width>
        <height>21</height>
       </rect>
      </property>
      <property name="text">
       <string>Nombre de jours  :</string>
      </property>
     </widget>
     <widget class="QLabel" name="label_4">
      <property name="geometry">
       <rect>
        <x>420</x>
        <y>90</y>
        <width>101</width>
        <height>21</height>
       </rect>
      </property>
      <property name="text">
       <string>Type             :</string>
      </property>
     </widget>
     <widget class="QLineEdit" name="nj">
      <property name="geometry">
       <rect>
        <x>180</x>
        <y>90</y>
        <width>113</width>
        <height>21</height>
       </rect>
      </property>
     </widget>
     <widget class="QLineEdit" name="type">
      <property name="geometry">
       <rect>
        <x>540</x>
        <y>90</y>
        <width>113</width>
        <height>22</height>
       </rect>
      </property>
     </widget>
     <widget class="QLineEdit" name="id">
      <property name="geometry">
       <rect>
        <x>540</x>
        <y>40</y>
        <width>113</width>
        <height>22</height>
       </rect>
      </property>
     </widget>
     <widget class="QPushButton" name="ajouter_conge">
      <property name="geometry">
       <rect>
        <x>460</x>
        <y>130</y>
        <width>121</width>
        <height>28</height>
       </rect>
      </property>
      <property name="text">
       <string>Ajouter congé</string>
      </property>
     </widget>
    </widget>
    <widget class="QTableView" name="sum">
     <property name="geometry">
      <rect>
       <x>590</x>
       <y>600</y>
       <width>331</width>
       <height>121</height>
      </rect>
     </property>
    </widget>
   </widget>
   <widget class="QWidget" name="tab_5">
    <attribute name="title">
     <string>mailing</string>
    </attribute>
    <widget class="QGroupBox" name="groupBox_2">
     <property name="geometry">
      <rect>
       <x>60</x>
       <y>30</y>
       <width>801</width>
       <height>581</height>
      </rect>
     </property>
     <property name="title">
      <string>Mailing</string>
     </property>
     <widget class="QLineEdit" name="rcpt_2">
      <property name="geometry">
       <rect>
        <x>20</x>
        <y>30</y>
        <width>491</width>
        <height>21</height>
       </rect>
      </property>
      <property name="placeholderText">
       <string>recipient</string>
      </property>
     </widget>
     <widget class="QLineEdit" name="subject">
      <property name="geometry">
       <rect>
        <x>20</x>
        <y>60</y>
        <width>651</width>
        <height>16</height>
       </rect>
      </property>
      <property name="placeholderText">
       <string>subject</string>
      </property>
     </widget>
     <widget class="QLineEdit" name="mail_pass">
      <property name="geometry">
       <rect>
        <x>530</x>
        <y>30</y>
        <width>141</width>
        <height>20</height>
       </rect>
      </property>
      <property name="echoMode">
       <enum>QLineEdit::Password</enum>
      </property>
      <property name="placeholderText">
       <string>your mail password</string>
      </property>
     </widget>
     <widget class="QLineEdit" name="file">
      <property name="geometry">
       <rect>
        <x>20</x>
        <y>90</y>
        <width>571</width>
        <height>23</height>
       </rect>
      </property>
      <property name="placeholderText">
       <string>attachement here</string>
      </property>
     </widget>
     <widget class="QPushButton" name="browseBtn">
      <property name="geometry">
       <rect>
        <x>610</x>
        <y>90</y>
        <width>75</width>
        <height>24</height>
       </rect>
      </property>
      <property name="text">
       <string>Browse ...</string>
      </property>
     </widget>
     <widget class="QTextEdit" name="msg">
      <property name="geometry">
       <rect>
        <x>20</x>
        <y>130</y>
        <width>651</width>
        <height>291</height>
       </rect>
      </property>
      <property name="placeholderText">
       <string>type your message here ...</string>
      </property>
     </widget>
     <widget class="QPushButton" name="sendBtn">
      <property name="geometry">
       <rect>
        <x>20</x>
        <y>430</y>
        <width>651</width>
        <height>23</height>
       </rect>
      </property>
      <property name="text">
       <string>Send</string>
      </property>
     </widget>
    </widget>
   </widget>
  </widget>
 </widget>
 <resources/>
 <connections/>
</ui>
